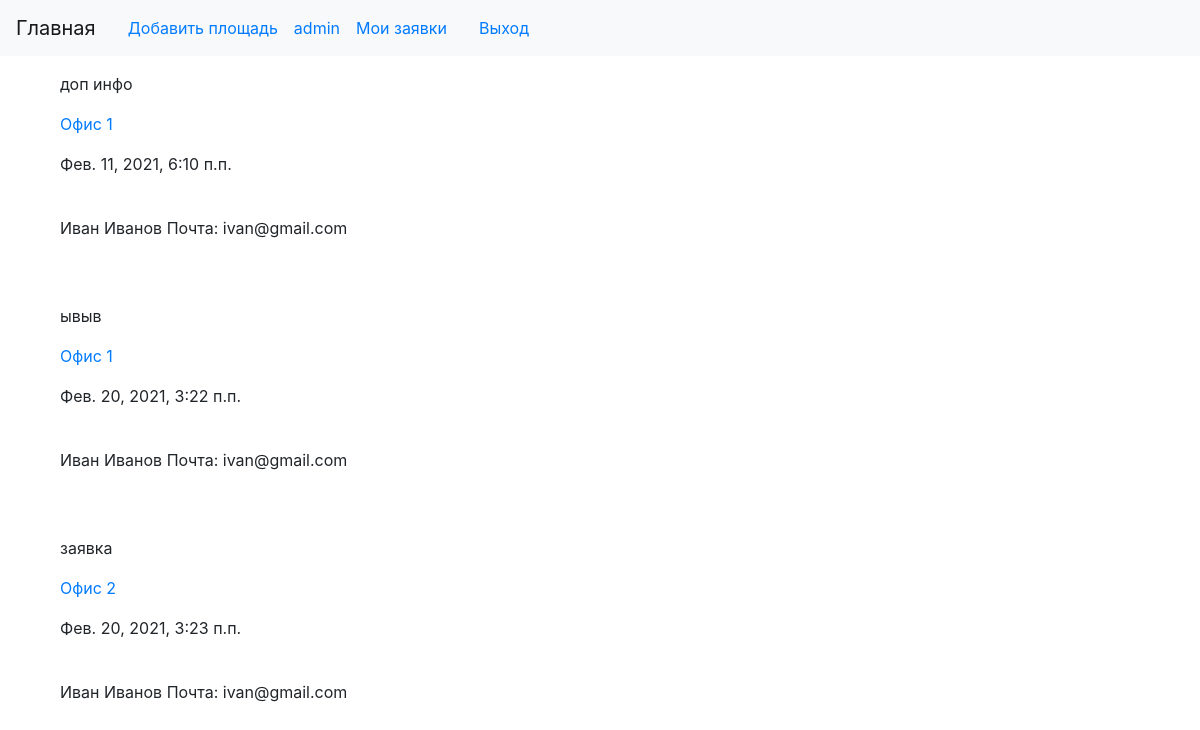
The page /apps/ (signed in) on the database as committed earlier.
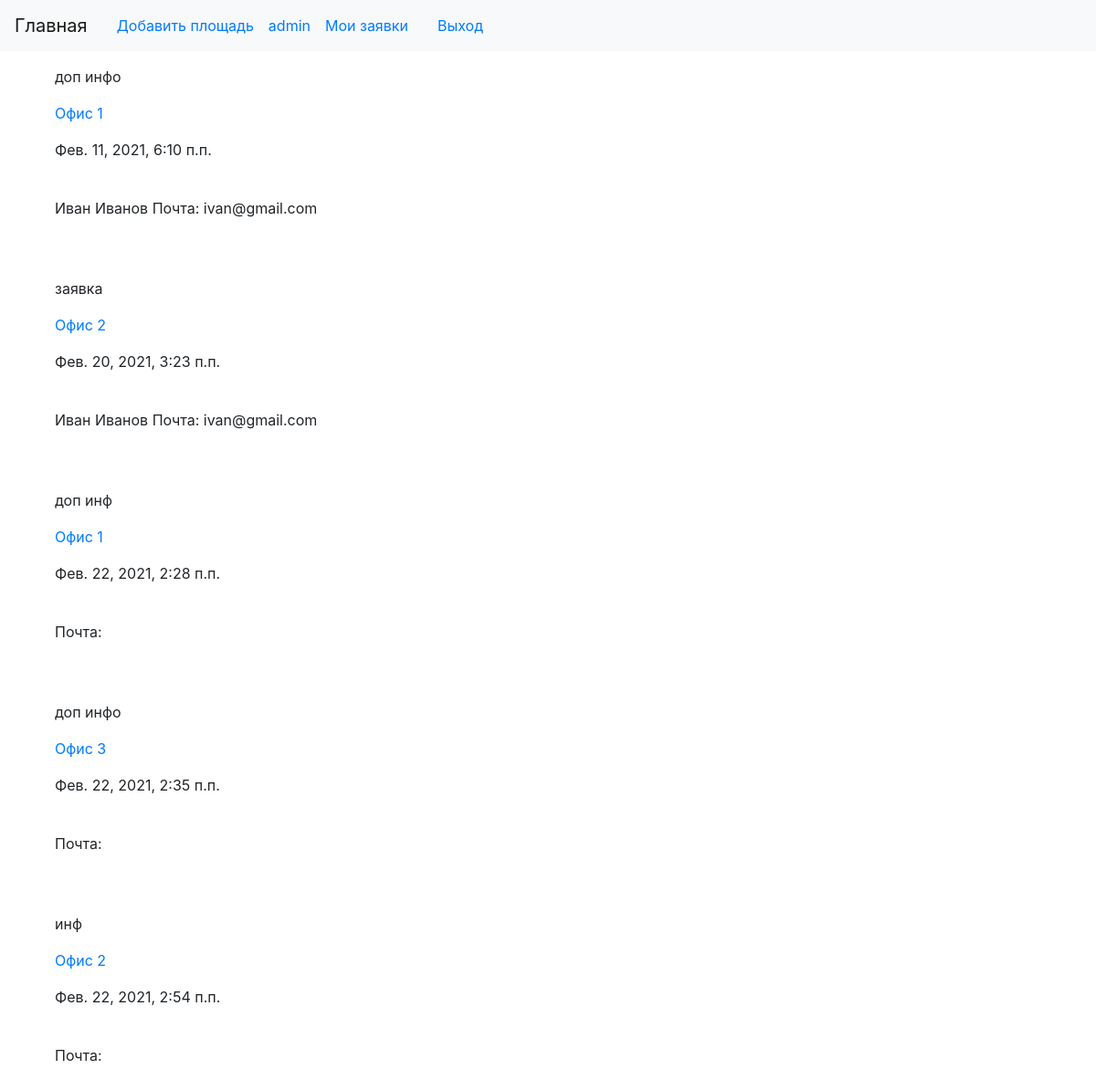
The same page on the database as committed later.
### rent/models.py (models this page shows, shortened)
class Applications(models.Model):
    client = models.ForeignKey(User, verbose_name='Клиент', on_delete=models.PROTECT, null=False)
    premises = models.ForeignKey('Premises', verbose_name='Помещение', on_delete=models.PROTECT, null=False)
    additionalInfo = models.TextField(verbose_name='Дополнительная информация', blank=True)
    created_at = models.DateTimeField(verbose_name='Дата подачи заявки',
                                      auto_now_add=True)
    class Meta:
        verbose_name = 'Заявка'
        verbose_name_plural = 'Заявки'
        ordering = ['created_at']

class Premises(models.Model):
    areaName = models.CharField(verbose_name='Название площади',
                                max_length=30)
    describe = models.TextField(verbose_name='Описание площади',
                                blank=True)
    area = models.FloatField(verbose_name='Площадь помещения',
                             blank=False)
    floor = models.IntegerField(verbose_name='Этаж', blank=False)
    price = models.FloatField(verbose_name="Цена/месяц в руб.")
    photo = models.ImageField(verbose_name='Изображения',
                              upload_to='photos/%Y/%m/%d/', blank=True)
    purpose = models.ManyToManyField('PurposesOfPremises', verbose_name='Назначения', blank=True)
    class Meta:
        verbose_name = 'Помещение'
        verbose_name_plural = 'Помещения'

### rent/views.py (the view)
# urls.py: path('apps/', get_apps, name='apps'),
def get_apps(request):
    if request.user.is_staff:
        applications = Applications.objects.all()
    else:
        applications = Applications.objects.all().filter(client=request.user)
    context = {
        'apps': applications
    }
    return render(request, template_name='rent/applications.html', context=context)

### templates/rent/applications.html
{% extends "layout/basic.html" %}
{% block content %}
    {% for app in apps %}
        <p>{{ app.additionalInfo }}</p>
        <p><a href="{% url 'by_area' app.premises.pk %}">{{ app.premises.areaName }}</a></p>
        <p>{{ app.created_at}}</p><br>
        {% if user.is_staff %}
            <p>{{ app.client.first_name}} {{ app.client.last_name }} Почта: {{ app.client.email }}</p><br><br>
        {% endif %}
    {% endfor %}
{% endblock %}

Rows that differ between the two databases and show on the page:
removed Applications: additionalInfo "ывыв", premises.areaName "Офис 1", created_at "Фев. 20, 2021, 3:22 п.п.", client.first_name "Иван", client.last_name "Иванов", client.email "ivan@gmail.com"
added Applications: additionalInfo "доп инф", premises.areaName "Офис 1", created_at "Фев. 22, 2021, 2:28 п.п."
added Applications: additionalInfo "доп инфо", premises.areaName "Офис 3", created_at "Фев. 22, 2021, 2:35 п.п."
added Applications: additionalInfo "инф", premises.areaName "Офис 2", created_at "Фев. 22, 2021, 2:54 п.п."
